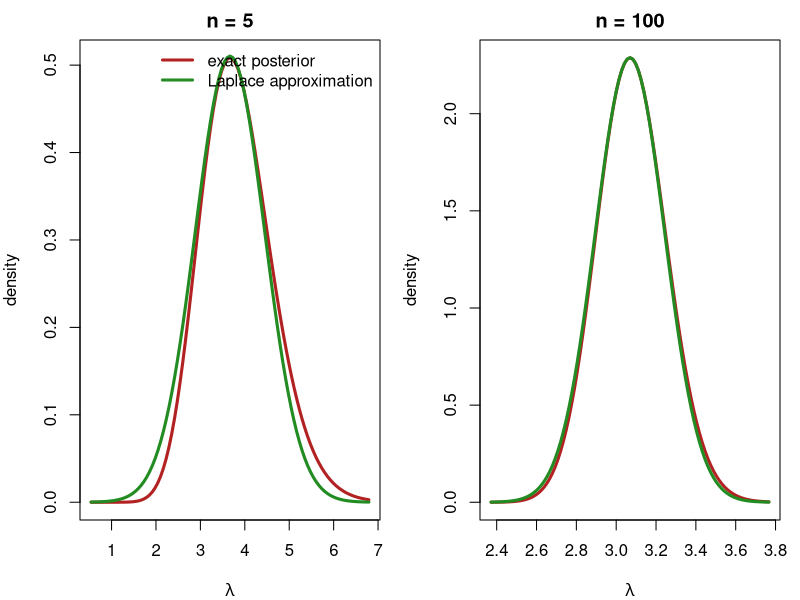

Here is the R script that generated this plot:
## ---- chunk 1
#| label: poisson-gamma-functions
alpha <- 2; beta <- 1

### Laplace approximation: mode, Hessian, and the two boxed results above
laplace_poisson <- function(y) {
  h  <- function(l) -(sum(dpois(y, l, log = TRUE)) + dgamma(l, alpha, beta, log = TRUE))
  op <- optim(mean(y) + 0.5, h, method = "L-BFGS-B", lower = 1e-6, hessian = TRUE)
  c(mode = op$par, se = sqrt(1 / op$hessian[1, 1]),
    log_ml = -op$value + 0.5 * log(2 * pi) - 0.5 * log(op$hessian[1, 1]))
}

### exact log marginal likelihood, from the Gamma-Poisson conjugate identity
exact_log_ml <- function(y) {
  n <- length(y); s <- sum(y)
  alpha * log(beta) - lgamma(alpha) + lgamma(alpha + s) -
    (alpha + s) * log(beta + n) - sum(lfactorial(y))
}
## ---- chunk 2
#| label: tbl-poisson-gamma-error
#| tbl-cap: "Assesses the accuracy of the Laplace approximation by comparing it with the exact marginal likelihood in a conjugate example where the exact answer is known.
#|   Laplace log marginal likelihood versus the exact value, and the posterior mean versus the Laplace mode, as n grows. The error shrinks roughly like 1/n: it falls by about a factor of 4-5 each time n increases by that factor."
set.seed(42)
res <- t(sapply(c(5, 20, 100, 500), function(n) {
  y <- rpois(n, 3)
  lap <- laplace_poisson(y)
  c(n = n, laplace_log_ml = lap["log_ml"], exact_log_ml = exact_log_ml(y),
    error = lap["log_ml"] - exact_log_ml(y),
    laplace_mode = lap["mode"], posterior_mean = (alpha + sum(y)) / (beta + n))
}))
knitr::kable(res, digits = 4, row.names = FALSE,
             col.names = c("n", "Laplace log P(y)", "exact log P(y)", "error",
                           "Laplace mode", "posterior mean"))
## ---- chunk 3
#| label: fig-poisson-gamma-density
#| echo: !expr knitr::is_html_output()   # code shown in HTML only
#| fig-width: 10
#| fig-height: 4.4
#| fig-cap: "Shows how the Laplace approximation replaces a posterior by a normal density centred at the mode, and how well it fits at small and large sample sizes.
#|   Exact Gamma posterior (red) and the Laplace normal approximation (green) for n=5 and n=100. At n=5 the exact posterior is visibly right-skewed and the Gaussian is a rough match; by n=100 the two are nearly indistinguishable, illustrating the O(1/n) convergence in the table above."
par(mfrow = c(1, 2), mar = c(4, 4, 2, 1))
set.seed(42)
for (n in c(5, 100)) {
  y <- rpois(n, 3); a1 <- alpha + sum(y); b1 <- beta + n
  lap <- laplace_poisson(y)
  curve(dgamma(x, a1, b1), max(0, lap["mode"] - 4 * lap["se"]), lap["mode"] + 4 * lap["se"],
        lwd = 3, col = "firebrick", xlab = expression(lambda), ylab = "density",
        main = sprintf("n = %d", n))
  curve(dnorm(x, lap["mode"], lap["se"]), add = TRUE, lwd = 3, col = "forestgreen")
  if (n == 5) legend("topright", bty = "n", lwd = 3, col = c("firebrick", "forestgreen"),
                      legend = c("exact posterior", "Laplace approximation"))
}
## ---- chunk 4
#| label: tbl-poisson-gamma-ci
#| tbl-cap: "Compares interval estimates based on the Laplace approximation with the exact posterior intervals, to see how much accuracy is lost.
#|   Laplace mode/SE-based 95% interval versus the exact Gamma posterior mean/sd-based interval, n = 20."
set.seed(42)
n <- 20; y <- rpois(n, 3); lap <- laplace_poisson(y)
a1 <- alpha + sum(y); b1 <- beta + n
comp <- data.frame(
  quantity = c("Laplace (mode / se)", "exact posterior (mean / sd)"),
  center = c(lap["mode"], a1 / b1),
  spread = c(lap["se"], sqrt(a1) / b1),
  lower95 = c(lap["mode"] - 1.96 * lap["se"], qgamma(0.025, a1, b1)),
  upper95 = c(lap["mode"] + 1.96 * lap["se"], qgamma(0.975, a1, b1))
)
knitr::kable(comp, digits = 4)
## ---- chunk 5
#| label: laplace-mu-functions
n_eff <- 3; sigma_prior <- 5                   # same setup as the Unit08 app

### true value: exact, since z is a normal-normal conjugate kernel, so marginally
### mu_hat ~ N(0, 1/n_eff + sigma_prior^2). (integrate(z, -Inf, Inf) is not safe here:
### for mu_hat far from 0 it misses the narrow spike of z and returns a wrong value.)
log_mar_true_mu <- function(mu_hat) dnorm(mu_hat, 0, sqrt(1 / n_eff + sigma_prior^2), log = TRUE)

### Laplace: p = 1 case of the boxed formula, mode and Hessian from nlm()
laplace_mu <- function(mu_hat) {
  h  <- function(mu) -(dnorm(mu_hat, mu, 1 / sqrt(n_eff), log = TRUE) +
                          dnorm(mu, 0, sigma_prior, log = TRUE))
  op <- nlm(h, p = mu_hat, hessian = TRUE)
  c(mode = op$estimate, log_ml = -op$minimum + 0.5 * log(2 * pi) - 0.5 * log(op$hessian[1, 1]))
}

### naive Monte Carlo: draw mu from the prior, average the likelihood
log_sum_exp <- function(lx) { m <- max(lx); m + log(sum(exp(lx - m))) }
log_mar_mc_mu <- function(mu_hat, iters) {
  mus <- rnorm(iters, 0, sigma_prior)
  log_sum_exp(dnorm(mu_hat, mus, 1 / sqrt(n_eff), log = TRUE)) - log(iters)
}

### midpoint rule on the logistic-transformed (0, 1) grid, as in Unit08
log_mar_mid_mu <- function(mu_hat, n) {
  h  <- 1 / n
  u  <- (seq_len(n) - 0.5) * h
  mu <- log(u / (1 - u))
  log_z <- dnorm(mu_hat, mu, 1 / sqrt(n_eff), log = TRUE) +
    dnorm(mu, 0, sigma_prior, log = TRUE) - log(u * (1 - u))
  log_sum_exp(log_z) + log(h)
}
## ---- chunk 6
#| label: tbl-three-way
#| tbl-cap: "Compares the Laplace approximation with grid quadrature and naive Monte Carlo against the true value as the posterior moves away from the prior mean, to show where each method succeeds or fails.
#|   Log marginal likelihood by four methods, for data locations mu_hat = 0, -5, -20 (n_eff = 3, sigma = 1, prior N(0, 5^2) on mu). Quadrature uses a 100-point midpoint grid; Monte Carlo uses 1e6 prior draws; both are unchanged from Unit08's app."
set.seed(7)
mu_hats <- c(0, -5, -20)
three_way <- t(sapply(mu_hats, function(m) {
  c(True = log_mar_true_mu(m),
    Laplace = laplace_mu(m)["log_ml"],
    Monte_Carlo_pi = log_mar_mc_mu(m, 1e6),
    Quadrature = log_mar_mid_mu(m, 100))
}))
knitr::kable(cbind(`mu` = mu_hats, round(three_way, 3)), row.names = FALSE,
             col.names = c("mu", "True", "Laplace", "Monte Carlo (pi)", "Quadrature (n=100)"))
## ---- chunk 7
#| label: gauss-hermite-nodes
### k-point Gauss-Hermite rule for the weight exp(-t^2/2), by Golub-Welsch
gauss_hermite <- function(k) {
  J <- matrix(0, k, k)
  for (i in seq_len(k - 1)) J[i, i + 1] <- J[i + 1, i] <- sqrt(i)
  e <- eigen(J, symmetric = TRUE)
  list(t = rev(e$values), w = sqrt(2 * pi) * rev(e$vectors[1, ]^2))
}
gh3 <- gauss_hermite(3)
round(rbind(t = gh3$t, `w / sqrt(2 pi)` = gh3$w / sqrt(2 * pi)), 6)   # matches the table: 0, +-sqrt(3); 2/3, 1/6
## ---- chunk 8
#| label: tbl-adapted-rules
#| tbl-cap: "Log marginal likelihood for data locations mu_hat = 0, -5, -20 (setup as in the table above): the logistic midpoint rule with 100 points, and the two Laplace-adapted rules with only 5 points each."
log_mar_adapted <- function(mu_hat, rule, n) {
  lz <- function(mu) dnorm(mu_hat, mu, 1 / sqrt(n_eff), log = TRUE) + dnorm(mu, 0, sigma_prior, log = TRUE)
  h  <- function(mu) -lz(mu)
  op <- nlm(h, p = mu_hat, hessian = TRUE)
  m  <- op$estimate; sL <- 1 / sqrt(op$hessian[1, 1])
  if (rule == "midpoint") {
    t <- qnorm((seq_len(n) - 0.5) / n); lw <- rep(-log(n), n)       # equal weights 1/n
  } else {
    gh <- gauss_hermite(n); t <- gh$t; lw <- log(gh$w / sqrt(2 * pi))
  }
  log_sum_exp(lw + lz(m + sL * t) - dnorm(t, log = TRUE)) + log(sL)
}
adapted <- t(sapply(mu_hats, function(m) c(
  True                 = log_mar_true_mu(m),
  Laplace              = unname(laplace_mu(m)["log_ml"]),
  `Logistic midpoint (n=100)` = log_mar_mid_mu(m, 100),
  `Laplace-adapted midpoint (n=5)` = log_mar_adapted(m, "midpoint", 5),
  `AGHQ (k=5)`         = log_mar_adapted(m, "gh", 5))))
knitr::kable(cbind(mu = mu_hats, round(adapted, 3)), row.names = FALSE)
